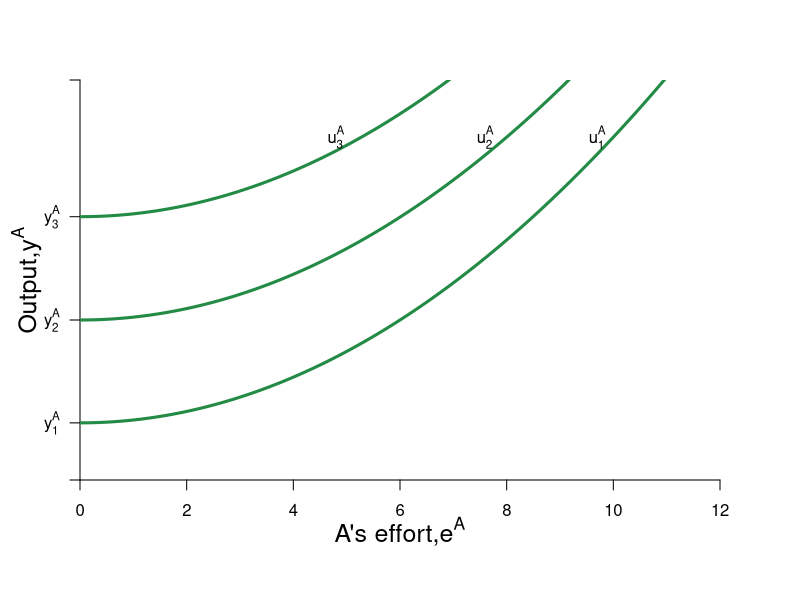

This figure's R source:
require(shape)
pdf(file = "bfh-textbook/coordination_failures/coord_indiff_ya.pdf", width = 9, height = 7)

#Set parameters for graphics
axislabelsize <- 1.5
graphlinewidth <- 3

COL <- c("#7fc97f", "#beaed4", "#fdc086", "#ffff99", "#386cb0", "#f0027f", "#bf5b17", "#666666")
COLA <- c("#99d8c9","#66c2a4","#41ae76", "#238b45", "#005824")
COLB <- c("#4eb3d3", "#2b8cbe", "#0868ac","#084081")

par(mar =  c(6, 4, 4, 4))

indiffA <- function(ea, ua = 46.08) {
  ua + (1/2)*(ea)^2
}


xlims <- c(0, 12)
ylims <- c(0, 70)

npts <- 501 
x <- seq(xlims[1], xlims[2], length.out = npts)
y <- seq(ylims[1], ylims[2], length.out = npts) 
a <- c(12, 46.08, 90)

#B's value when at A's bliss point
#0.35*log(5.88) + 0.35*log(8.88) + 0.5*log(10 - 5.88) + 0.5*log(15 - 8.88) 

#B's bliss point x = 4.11765; y = 6.17647
#A's value when at A's bliss point
#0.5*log(4.11765) + 0.5*log(6.17647) + 0.35*log(10 - 4.11765) + 0.35*log(15 - 6.17647) 


plot(0, 0, xlim = xlims, ylim = ylims, type = "n",
     xlab = expression(paste("")),
     ylab = expression(paste("")), 
     xaxt = "n", 
     yaxt = "n", 
     cex.lab = axislabelsize, 
     bty = "n",
     xaxs="i", 
     yaxs="i")

# ticksy <- seq(from = 0, to = ylims[2], by = 2)
# ylabels <- seq(from = 0, to = ylims[2], by = 2)
ticksx <- seq(from = 0, to = xlims[2], by = 2)
xlabels <- seq(from = 0, to = xlims[2], by = 2)
ticksy <- c(0, 10, 28, 46.08, 70)
ylabels <- c(NA, expression(paste(y[1]^A)), expression(paste(y[2]^A)), expression(paste(y[3]^A)), NA)
# ticksx <- c(0, 6.9, 12, 9.6, 16, 24, 26)
# xlabels <- c(NA, expression(paste(e^A,"*")), expression(paste(1/2*beta)), expression(paste(e^{AN})), expression(paste(alpha)), expression(paste(1/beta)), NA)

axis(1, at = ticksx, pos = 0, labels = xlabels)
axis(2, at = ticksy, pos = 0, labels = ylabels, las = 1)

npts <- 500 
xx1 <- seq(xlims[1], xlims[2], length.out = npts)

lines(xx1, indiffA(xx1, ua = 10), col = COLA[4], lwd = graphlinewidth)
lines(xx1, indiffA(xx1, ua = 28), col = COLA[4], lwd = graphlinewidth)
lines(xx1, indiffA(xx1, ua = 46.08), col = COLA[4], lwd = graphlinewidth)
# lines(xx1, brfB(xx1, alpha = 16, beta = 1/24), col = COLB[4], lwd = graphlinewidth)
# lines(xx1, brfPEA(xx1, alpha = 16, beta = 1/24), col = COLA[4], lwd = graphlinewidth)
# lines(xx1, brfPEB(xx1, alpha = 16, beta = 1/24), col = COLB[4], lwd = graphlinewidth)

# contour(x, y, 
#         outer(x, y, uA),
#         #labels = c("v1", "v2", "v3"),
#         drawlabels = FALSE,
#         col = COLA[3],
#         #xlab = expression(paste("A's Apples, ", x)),
#         #ylab = expression(paste("A's Oranges, ", y)),
#         #cex.lab = axislabelsize,
#         lwd = graphlinewidth,
#         levels = a, 
#         xaxs="i", 
#         yaxs="i", 
#         add = TRUE)


# segments(0, 9.6, 9.6, 9.6, lty = 2, col = "gray" , lwd = segmentlinewidth)
# segments(9.6, 0, 9.6, 9.6, lty = 2, col = "gray" , lwd = segmentlinewidth)
# 
# segments(0, 6.9, 6.9, 6.9, lty = 2, col = "gray" , lwd = segmentlinewidth)
# segments(6.9, 0, 6.9, 6.9, lty = 2, col = "gray" , lwd = segmentlinewidth)

mtext(expression(paste("A's effort,", e^A)), side=1, line = 2.5, cex = axislabelsize)
text(-1, 35, expression(paste("Output,", y^A)), xpd = TRUE, cex = axislabelsize, srt = 90) 

#segments(4.11765, 6.17647, 5.88, 8.88, lty = 1, col = COL[2] , lwd = graphlinewidth)
#text(7.3, 3, expression("Pareto Efficient"))
#text(7.3, 2.5, expression("Curve"))
#Arrows(7.3, 3.5, 7.3, 6.1, col = "black", lty = 1, lwd = 2, arr.type = "triangle", arr.lwd = 0.5)

#Label the iso-welfare functions for the HG, Aisha
text(9.7, 60, expression(u[1]^A))
text(7.6, 60, expression(u[2]^A))
text(4.8, 60, expression(u[3]^A))
#text(6.6, 8.3, expression(u[4]^A))

#Label the indifference curves for the HG, Betty
# text(7.6, 17, expression(u[1]^B))
# text(6.75, 17, expression(u[2]^B))
# text(6, 17, expression(u[3]^B))
#text(3.4, 6.9, expression(v[4]^B))

#Label point i. 
# points(9.6, 9.6, pch = 16, col = "black", cex = 1.5)
# text(12, 10.1, expression(paste("Nash Equilibrium")))
# text(9.2, 9.2, expression(paste("n")))

#Annotate Pareto Efficient Curve and relevant points
# segments(8, 6, 6, 8, lty = 1, col = COL[2] , lwd = graphlinewidth)
# points(6, 8, pch = 16, col = "black", cex = 1.5)
# text(6, 8.5, expression(paste("g")))
# 
# points(6.9, 6.9, pch = 16, col = "black", cex = 1.5)
# text(7.1, 7.5, expression(paste("i")))
# #
# points(7, 7, pch = 16, col = "black", cex = 1.5)
# text(8, 6.5, expression(paste("f")))

#points(5.84, 8.77, pch = 16, col = "black", cex = 1.5)

#B's brf
# text(22, 7, expression(paste("B's best response")))
# text(22, 6.25, expression(paste("function")))
# Arrows(22, 5.75, 22, 2.25, col = "black", lty = 1, lwd = 2, arr.type = "triangle", arr.lwd = 0.5)

#A's brf
# text(4, 24, expression(paste("A's best response")))
# text(4, 23.25, expression(paste("function")))
# Arrows(4, 22.5, 4, 19, col = "black", lty = 1, lwd = 2, arr.type = "triangle", arr.lwd = 0.5)

#B's PE Response
# text(2.5, 5, expression(paste("B's PE response")))
# Arrows(7, 1.5, 10.25, 1.5, col = "black", lty = 1, lwd = 2, arr.type = "triangle", arr.lwd = 0.5)

#A's PE Response
# text(4.5, 1.5, expression(paste("B's PE response")))
# Arrows(3, 5.5, 3, 8.75, col = "black", lty = 1, lwd = 2, arr.type = "triangle", arr.lwd = 0.5) 
# #Use the same x and ylims as previously, but with locations switched
# xlims2 <- c(18, 0)
# ylims2 <- c(18, 0)

#Leave the ylab and xlab blank to ensure no axes titles
# plot(0, 0, xlim = xlims2, ylim = ylims2, type = "n",
#      xlab = expression(paste("")),
#      ylab = expression(paste("")),
#      xaxt = "n", 
#      yaxt = "n", 
#      cex.lab = 1.3, 
#      bty = "n",
#      xaxs="i", 
#      yaxs="i")


#lines(xx1, indiffAlow(xx1, uA = 46.08, alpha = 16, beta = 1/24), col = COL[2], lwd = graphlinewidth)


#Set up axes at sides 3 and 4 (top and right)
# axis(side = 3, at = ticksx, pos = 0, labels = xlabels)
# axis(side = 4, at = ticksy, pos = 0, labels = ylabels, las = 0)
# mtext("B's Apples, x", side=3, line = 2.5, cex = axislabelsize)
# text(-0.8, 7, expression(paste("B's Oranges, y")), xpd = TRUE, cex = axislabelsize, srt = 270) 
# 
# #Add arrows:
# arrows(-0.8, 10, -0.8, 14, xpd = TRUE, length=0.1,angle=40,lwd=3)
# arrows(6.2, -1.8, 9, -1.8, xpd = TRUE, length=0.1,angle=40,lwd=3)
# 

#Customize ticks and labels for the plot
#ticksy <- seq(from = 0, to = 15, by = 1)
#ylabels <- seq(from = 0, to = 15, by = 1)
#ticksx <- seq(from = 0, to = 10, by = 1)
#xlabels <- seq(from = 0, to = 10, by = 1)
#axis(1, at = ticksx, pos = 0, labels = xlabels)
#axis(2, at = ticksy, pos = 0, labels = ylabels, las = 0)

dev.off()
